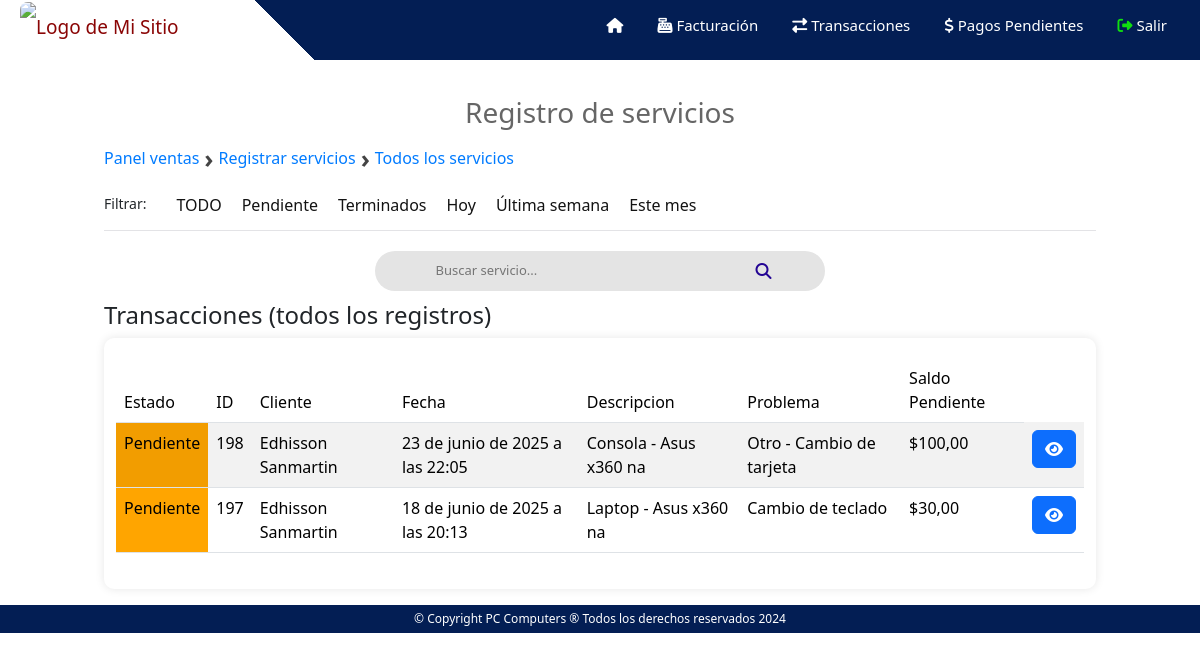
The page /ventas/servicio/todos_registros (signed in) on the database as committed earlier.
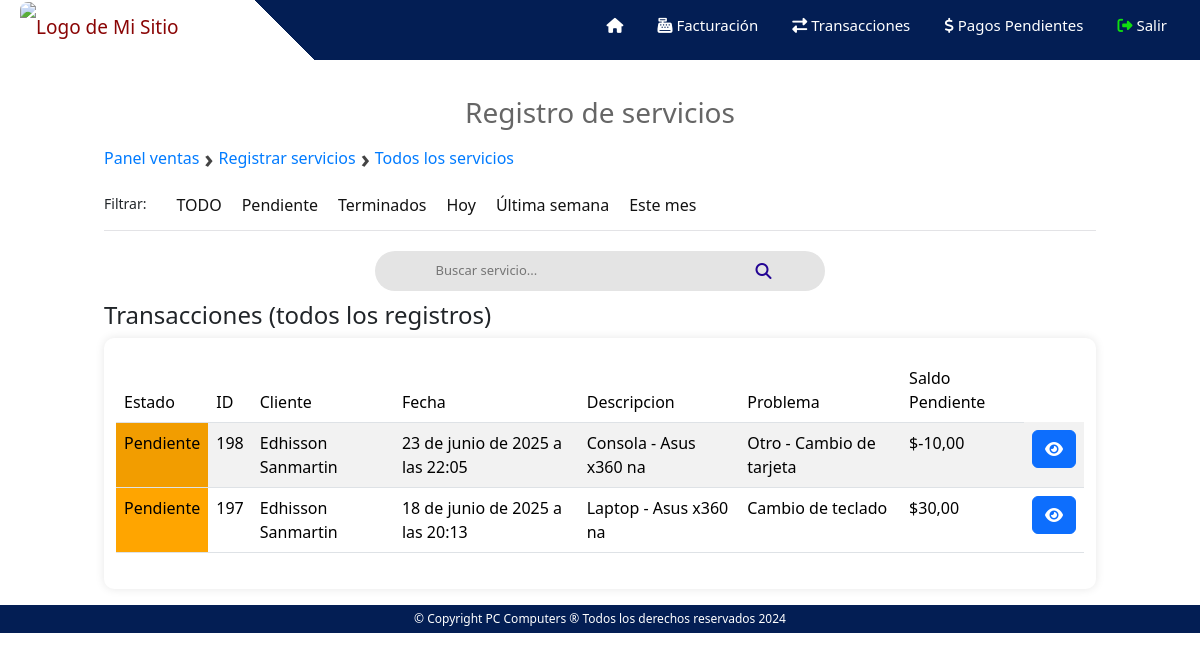
The same page on the database as committed later.
### ventas/models.py (models this page shows)
class Servicio(models.Model):
    usuario = models.ForeignKey(User, on_delete=models.CASCADE)
    fecha_ingreso = models.DateTimeField(auto_now_add=True)
    fecha_entrega = models.DateTimeField(blank=True, null=True)
    tipo_servicio = models.CharField(max_length=100)
    equipo = models.CharField(max_length=100)
    marca = models.CharField(max_length=100)
    modelo = models.CharField(max_length=100)
    serie = models.CharField(max_length=100)
    descripcion_problema = models.TextField()
    solucion = models.TextField(blank=True, null=True)
    tecnico_asignado = models.CharField(max_length=100)
    usuario_recepta = models.CharField(max_length=100)
    costo = models.DecimalField(max_digits=10, decimal_places=2,blank=True, null=True)
    costo_sin_descuento = models.DecimalField(max_digits=10, decimal_places=2,blank=True, null=True)
    abonado = models.DecimalField(max_digits=10, decimal_places=2,blank=True, null=True)
    saldo = models.DecimalField(max_digits=10, decimal_places=2,blank=True, null=True)
    estado = models.CharField(max_length=15, default='pendiente')#el otro estado es terminado
    numero_reparacion = models.IntegerField(blank=True, null=True)

### ventas/decorators.py (the view)
    def wrapped_view(request, *args, **kwargs):
        if request.user.is_authenticated and request.user.groups.filter(name='Vendedores').exists():
            return view_func(request, *args, **kwargs)
        else:
            return redirect('/')

### templates/registro_servicios_lista.html (shortened to what this page needs)
{% extends "ventas.html" %}
{% block content %}
{% load static %}
<h3 class="titulo-registro">Registro de servicios </h3>
<div class="breadcrumb">
    <a href="/ventas">Panel ventas</a>
    <span>›</span>
    <a href="/ventas/registro_servicios">Registrar servicios</a>
    <span>›</span>
    <a href="/ventas/servicio/todos_registros">Todos los servicios</a>
</div>
<div class="options-container">
      <p class="etiqueta-filtrar">Filtrar: </p>
      <a href="/ventas/servicio/todos_registros?option=todo" class="option-button" >TODO</a>
      <a href="/ventas/servicio/todos_registros?option=pendiente" class="option-button" >Pendiente</a>
      <a href="/ventas/servicio/todos_registros?option=terminados" class="option-button" >Terminados</a>
      <a href="/ventas/servicio/todos_registros?option=hoy" class="option-button" >Hoy</a>
      <a href="/ventas/servicio/todos_registros?option=semana" class="option-button" >Última semana</a>
      <a href="/ventas/servicio/todos_registros?option=mes" class="option-button" >Este mes</a>
</div>
<div class="centered-modal">
    <div class="centered">
        <div class="search-bar-registros">
            <input type="text" name="buscador" id="buscador" placeholder="Buscar servicio...">
            <i class="fas fa-search" id="barra-busqueda"></i>
        </div>
    </div>
</div>
<h4>Transacciones {% if option == None%} (todos los registros) {% elif option == 'hoy' %} (hoy) {% elif option == 'semana' %} (Última semana) {% elif option == 'mes' %} (Este mes) {% elif option == 'pendiente' %} (Pendientes) {% elif option == 'terminado' %} (Terminados) {% elif option == 'todo' %} (Todas las transacciones){%endif%}</h4>
<div class="container">
        <table class="table table-striped" id="tabla-productos">
            <thead>
            <tr>
                <th scope="col">Estado</th>
                <th scope="col">ID </th>
                <th scope="col">Cliente</th>
                <th scope="col">Fecha</th>
                <th scope="col">Descripcion</th>
                <th scope="col">Problema</th>
                <th scope="col">Saldo Pendiente</th>
            </tr>
            </thead>
            <tbody id="productos-tbody">
            {% for servicioT in registros%}
                <tr>
                    {% if servicioT.estado == 'pendiente'%}
                        <td style="background-color: orange; color: black;">Pendiente</td>
                    {% elif servicioT.estado == 'terminado' %}
                        <td style="background-color: green; color: white;">Terminado</td>
                    {% else %}
                        <td style="background-color: red; color: white;">Anulado</td>
                    {% endif %}
                    <td scope="col">{{servicioT.id}}</td>
                    <td scope="col">{{servicioT.usuario.first_name}} {{servicioT.usuario.last_name}}</td>
                    <td scope="col">{{servicioT.fecha_ingreso}}</td>
                    <td scope="col">{{servicioT.equipo}} - {{servicioT.marca}} {{servicioT.modelo}} {{servicioT.serie}}</td>
                    <td scope="col">{{servicioT.descripcion_problema}}</td>
                    {% if servicioT.estado == 'pendiente' %}
                        <td scope="col">${{servicioT.saldo}}</td>
                    {% else %}
                        <td scope="col"></td>
                    {% endif %}
                    <td scope="col"><button type="button" class="btn btn-primary abrir-modal" data-toggle="modal" data-target="#miModalBusqueda{{ servicioT.id }}"><i class="fa-solid fa-eye"></i></button></td>
                </tr>
            {%endfor%}
            </tbody>
        </table>
  </div>
{% endblock %}

### templates/ventas.html (shortened to what this page needs)
{% load static %}
<!DOCTYPE html>
<html lang="es">
<head>
    <link rel="stylesheet" type="text/css" href="{% static 'css/barraNavegacion.css' %}">
    <link rel="stylesheet" type="text/css" href="{% static 'css/piePagina.css' %}">
    <link rel="stylesheet" type="text/css" href="{% static 'css/ventas_inicio.css' %}">
    <link rel="stylesheet" type="text/css" href="{% static 'css/ventas_transacciones.css' %}">
    <link rel="stylesheet" type="text/css" href="{% static 'css/operacion.css' %}">
    <link href="https://cdn.jsdelivr.net/npm/bootstrap@5.3.2/dist/css/bootstrap.min.css" rel="stylesheet">
    {% load static %}
</head>
<body>
    <header>
        <nav>
            <label class="brand">
                <div class="logo">
                    <a href="/">
                        <img src="{% static 'img/logo.png' %}" alt="Logo de Mi Sitio">
                    </a>
                </div>
            </label>
            <ul>
                <li><a href="/ventas"><i class="fa-solid fa-house"></i></a></li>
                <li><a href="/ventas/facturacion"><i class="fa-solid fa-cash-register"></i> Facturación</a></li>
                <li><a href="/ventas/transacciones"><i class="fa-solid fa-right-left"></i> Transacciones</a></li>
                <li><a href="/ventas/pagospendientes"><i class="fa-solid fa-dollar-sign"></i> Pagos Pendientes</a></li>
                {% if user.is_authenticated %}
                    <li id="users-btn-perfil"><a href="/cerrar-sesion/" ><i class="fa-solid fa-right-from-bracket"></i> Salir</a></li>
                {% endif %}
            </ul>
        </nav>
    </header>
    <main>
        <div class="contenido">
            {% block content %}
            {% endblock %}
        </div>
    </main>
        <p class="copyright-text">&copy; Copyright PC Computers &reg; Todos los derechos reservados 2024</p>
</body>
</html>

### static/css/barraNavegacion.css (style rules this page uses)
* { margin: 0; padding: 0; box-sizing: border-box; list-style: none; text-decoration: none; }
nav { width: 100%; height: 60px !important; min-height: 60px !important; background: linear-gradient(45deg, #FFFFFF 0%, #FFFFFF 25%, #031E54 25%, #031E54 100%); background-size: 100% 100%; position: fixed; z-index: 5; }
.brand { margin-right: 5%; line-height: 50px; }
.brand a { color: rgb(138, 5, 5); font-size: 19px; }
ul { float: right; margin-right: 90px; }
nav ul li { display: inline-block; line-height: 50px; white-space: nowrap; }
nav ul li a { color: Interfaz 1 rgb(194, 194, 194); font-size: 15px; padding: 7px 13px; border-radius: 3px; margin-left: 4px; white-space: nowrap; }
.logo img { list-style: none; width: 220px; height: auto; margin-left: 20px; }
nav a { text-decoration: none; color: #ffffff; }
.contenido { padding-top: 12vh; padding-left: 13vh; padding-right: 13vh; }
#users-btn-perfil .fa-solid { color: rgb(16, 222, 16); }
@media (max-width:1300px) { ul { margin-right: 20px; } }

### static/css/piePagina.css (style rules this page uses)
p { font-size: 10px; }
.copyright-text { text-align: center; font-size: 12px; background-color: #031E54; color: #fff; margin: 0; padding: 5px 0; }

### static/css/ventas_inicio.css (style rules this page uses)
body { font-family: Arial, sans-serif; background-color: #f0f0f0; color: #333; margin: 0; padding: 0; }
.centered, .centered-modal { display: flex; justify-content: center; align-items: center; }

### static/css/ventas_transacciones.css (style rules this page uses)
.container { max-width: 800px; margin: 20px auto; padding: 20px; background-color: #fff; border-radius: 10px; box-shadow: 0 0 10px rgba(0, 0, 0, 0.1); }
table { width: 100%; border-collapse: collapse; }
th, td { padding: 8px; border-bottom: 1px solid #ddd; }
th { background-color: #f2f2f2; color: #555; font-weight: normal; }
tr:nth-child(even) { background-color: #f6f6f6; }
.options-container { margin-top: 10px; margin-bottom: 20px; border-bottom: 1px solid #e3e3e6; display: flex; }
.etiqueta-filtrar { font-size: 14px; padding-right: 20px; }
.option-button { display: inline-block; margin: 0 5px; padding: 0px 5px; text-decoration: none; color: #131313; background-color: transparent; cursor: pointer; font-size: 16px; }

### static/css/operacion.css (style rules this page uses)
input[type="text"], input[type="number"], textarea, select { width: 100%; padding: 5px; margin-bottom: 5px; border: 1px solid #ccc; border-radius: 5px; box-sizing: border-box; }
.container { display: flex; gap: 20px; }
img { width: 100%; max-height: 300px; object-fit: cover; border-radius: 8px; }
.container { max-width: 1200px; margin: auto; }
.breadcrumb { font-size: 14px; color: #666; margin: 10px 0; display: flex; align-items: center; gap: 5px; }
.breadcrumb a { text-decoration: none; color: #007bff; font-weight: 500; transition: 0.3s; }
.breadcrumb span { font-size: 25px; font-weight: bold; color: #444; }
.centered, .centered-modal { display: flex; justify-content: center; align-items: center; }

### templates/registro_servicios_lista.html (style rules this page uses)
.titulo-registro { text-align: center; color: #666666; }
.search-bar-registros { display: flex; justify-content: center; align-items: center; height: 40px; width: 450px; background-color: #e4e4e4; border-radius: 20px; transition: transform 0.3s, border-radius 0.3s; cursor: pointer; margin-bottom: 10px; }
.search-bar-registros i { color: rgb(35, 4, 148); margin-right: 11px; }
.search-bar-registros input { border: none; background: transparent; font-size: 13px; outline: none; margin-top: 3px; margin-bottom: 3px; margin-left: 13px; margin-right: 10px; width: 70%; transition: width 0.3s; }

Rows that differ between the two databases and show on the page:
changed Servicio "23 de junio de 2025 a las 22:05": saldo "100,00" → "-10,00"
